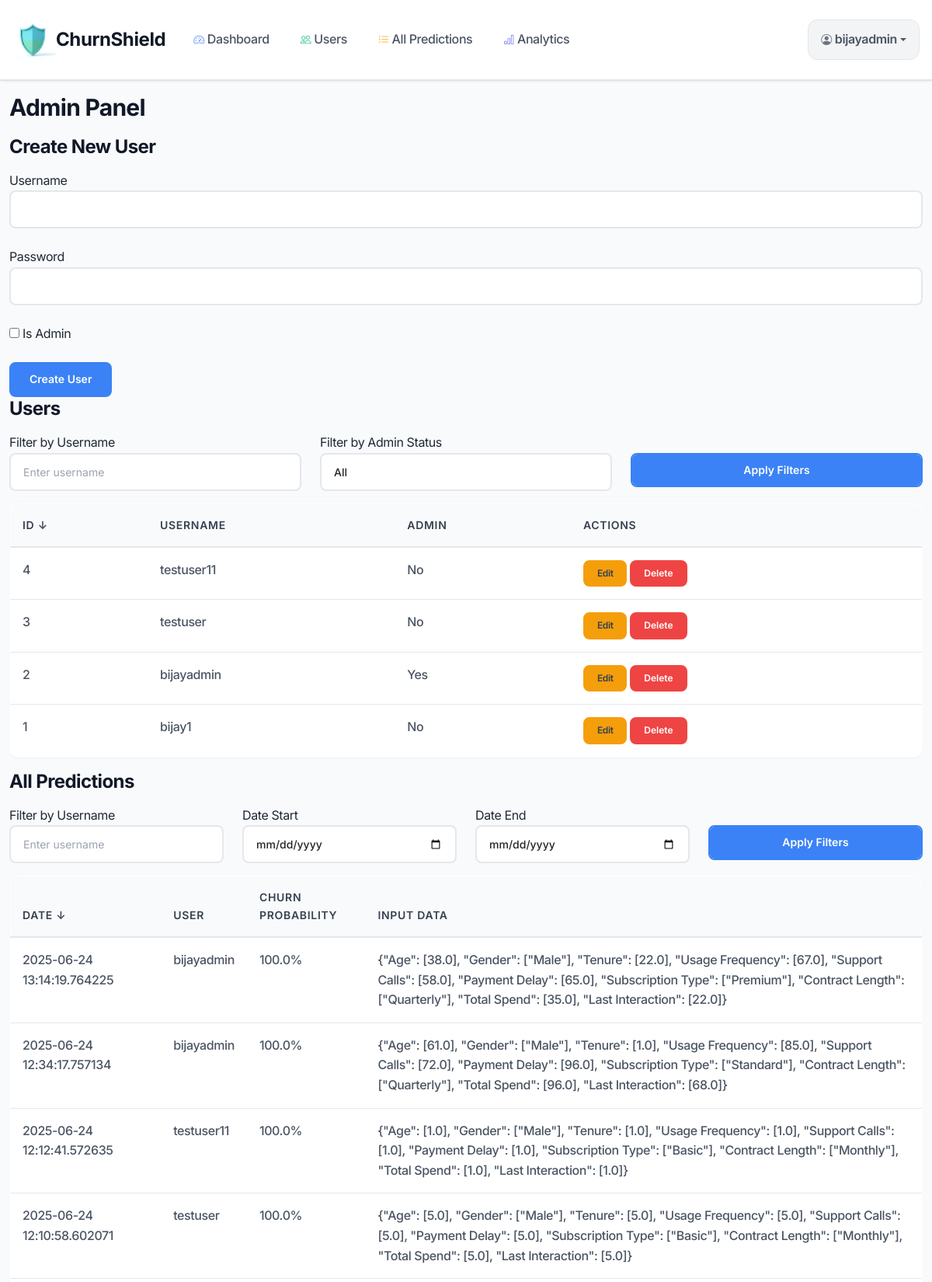
The app's page /admin?user_sort=id&user_order=desc&user_filter=&admin_filter=all&pred_sort=date_submitted&pred_order=desc&pred_user_filter=&pred_date_start=&pred_date_end= (signed in, upper part) with its own data.
### database.py (models this page shows)
class User(db.Model, UserMixin):  # Add UserMixin
    id = db.Column(db.Integer, primary_key=True)
    username = db.Column(db.String(80), unique=True, nullable=False)
    password = db.Column(db.String(120), nullable=False)  # Hashed in app.py
    is_admin = db.Column(db.Boolean, default=False)
    predictions = db.relationship('Prediction', backref='user', lazy=True)

class Prediction(db.Model):
    id = db.Column(db.Integer, primary_key=True)
    user_id = db.Column(db.Integer, db.ForeignKey('user.id'), nullable=False)
    prediction = db.Column(db.Float, nullable=False)  # Probability between 0 and 1
    date_submitted = db.Column(db.DateTime, nullable=False)
    input_data = db.Column(db.String(500), nullable=False)  # Store input as JSON
    retention_strategy = db.Column(db.String(500), nullable=True)  # New column

### app.py (the view, shortened to what this page needs)
@app.route('/admin', methods=['GET', 'POST'])
@login_required
def admin():
    if not current_user.is_admin:
        flash('Admin access only!')
        return redirect(url_for('dashboard'))
    user_sort = request.args.get('user_sort', 'id')
    user_order = request.args.get('user_order', 'asc')
    user_filter = request.args.get('user_filter', '')
    admin_filter = request.args.get('admin_filter', 'all')
    pred_sort = request.args.get('pred_sort', 'date_submitted')
    pred_order = request.args.get('pred_order', 'desc')
    pred_user_filter = request.args.get('pred_user_filter', '')
    pred_date_start = request.args.get('pred_date_start', '')
    pred_date_end = request.args.get('pred_date_end', '')
    users_query = User.query
    if user_filter:
        users_query = users_query.filter(User.username.ilike(f'%{user_filter}%'))
    if admin_filter != 'all':
        users_query = users_query.filter(User.is_admin == (admin_filter == 'yes'))
    if user_sort == 'id':
        users = users_query.order_by(asc(User.id) if user_order == 'asc' else desc(User.id)).all()
    elif user_sort == 'username':
        users = users_query.order_by(asc(User.username) if user_order == 'asc' else desc(User.username)).all()
    elif user_sort == 'is_admin':
        users = users_query.order_by(asc(User.is_admin) if user_order == 'asc' else desc(User.is_admin)).all()
    else:
        users = users_query.order_by(asc(User.id)).all()
    preds_query = Prediction.query
    if pred_user_filter:
        preds_query = preds_query.join(User).filter(User.username.ilike(f'%{pred_user_filter}%'))
    if pred_date_start:
        preds_query = preds_query.filter(Prediction.date_submitted >= pred_date_start)
    if pred_date_end:
        preds_query = preds_query.filter(Prediction.date_submitted <= pred_date_end)
    if pred_sort == 'date_submitted':
        preds = preds_query.order_by(asc(Prediction.date_submitted) if pred_order == 'asc' else desc(Prediction.date_submitted)).all()
    elif pred_sort == 'username':
        preds = preds_query.join(User).order_by(asc(User.username) if pred_order == 'asc' else desc(User.username)).all()
    elif pred_sort == 'prediction':
        preds = preds_query.order_by(asc(Prediction.prediction) if pred_order == 'asc' else desc(Prediction.prediction)).all()
    else:
        preds = preds_query.order_by(desc(Prediction.date_submitted)).all()
    return render_template('admin.html', users=users, predictions=preds,
                          user_sort=user_sort, user_order=user_order, user_filter=user_filter, admin_filter=admin_filter,
                          pred_sort=pred_sort, pred_order=pred_order, pred_user_filter=pred_user_filter,
                          pred_date_start=pred_date_start, pred_date_end=pred_date_end)

### templates/admin.html (shortened to what this page needs)
{% extends "base.html" %}
{% block content %}
<h2>Admin Panel</h2>
<h3>Create New User</h3>
<form method="POST" action="{{ url_for('admin') }}">
    <div class="form-group">
        <label>Username</label>
        <input type="text" name="create_username" class="form-control" required>
    </div>
    <div class="form-group">
        <label>Password</label>
        <input type="password" name="create_password" class="form-control" required>
    </div>
    <div class="form-group">
        <label><input type="checkbox" name="create_is_admin"> Is Admin</label>
    </div>
    <button type="submit" class="btn btn-primary">Create User</button>
</form>
<h3>Users</h3>
<form method="GET" action="{{ url_for('admin') }}" class="mb-3">
    <div class="row">
        <div class="col-md-4">
            <label>Filter by Username</label>
            <input type="text" name="user_filter" class="form-control" value="{{ user_filter }}" placeholder="Enter username">
        </div>
        <div class="col-md-4">
            <label>Filter by Admin Status</label>
            <select name="admin_filter" class="form-control">
                <option value="all" {% if admin_filter == 'all' %}selected{% endif %}>All</option>
            </select>
        </div>
        <div class="col-md-4">
            <label>&nbsp;</label>
            <button type="submit" class="btn btn-primary form-control">Apply Filters</button>
        </div>
    </div>
</form>
<table class="table">
    <thead>
        <tr>
            <th>
                <a href="{{ url_for('admin', user_sort='id', user_order='desc' if user_sort == 'id' and user_order == 'asc' else 'asc', user_filter=user_filter, admin_filter=admin_filter, pred_sort=pred_sort, pred_order=pred_order, pred_user_filter=pred_user_filter, pred_date_start=pred_date_start, pred_date_end=pred_date_end) }}">
                    ID {% if user_sort == 'id' %}{% if user_order == 'asc' %}↑{% else %}↓{% endif %}{% endif %}
                </a>
            </th>
            <th>
                <a href="{{ url_for('admin', user_sort='username', user_order='desc' if user_sort == 'username' and user_order == 'asc' else 'asc', user_filter=user_filter, admin_filter=admin_filter, pred_sort=pred_sort, pred_order=pred_order, pred_user_filter=pred_user_filter, pred_date_start=pred_date_start, pred_date_end=pred_date_end) }}">
                    Username {% if user_sort == 'username' %}{% if user_order == 'asc' %}↑{% else %}↓{% endif %}{% endif %}
                </a>
            </th>
            <th>
                <a href="{{ url_for('admin', user_sort='is_admin', user_order='desc' if user_sort == 'is_admin' and user_order == 'asc' else 'asc', user_filter=user_filter, admin_filter=admin_filter, pred_sort=pred_sort, pred_order=pred_order, pred_user_filter=pred_user_filter, pred_date_start=pred_date_start, pred_date_end=pred_date_end) }}">
                    Admin {% if user_sort == 'is_admin' %}{% if user_order == 'asc' %}↑{% else %}↓{% endif %}{% endif %}
                </a>
            </th>
            <th>Actions</th>
        </tr>
    </thead>
    <tbody>
        {% for user in users %}
            <tr>
                <td>{{ user.id }}</td>
                <td>{{ user.username }}</td>
                <td>{{ 'Yes' if user.is_admin else 'No' }}</td>
                <td>
                    <a href="{{ url_for('edit_user', user_id=user.id) }}" class="btn btn-warning btn-sm">Edit</a>
                    <form action="{{ url_for('delete_user', user_id=user.id) }}" method="POST" style="display:inline;">
                        <button type="submit" class="btn btn-danger btn-sm" onclick="return confirm('Are you sure you want to delete {{ user.username }}?');">Delete</button>
                    </form>
                </td>
            </tr>
        {% endfor %}
    </tbody>
</table>
<h3>All Predictions</h3>
<form method="GET" action="{{ url_for('admin') }}" class="mb-3">
    <div class="row">
        <div class="col-md-3">
            <label>Filter by Username</label>
            <input type="text" name="pred_user_filter" class="form-control" value="{{ pred_user_filter }}" placeholder="Enter username">
        </div>
        <div class="col-md-3">
            <label>Date Start</label>
            <input type="date" name="pred_date_start" class="form-control" value="{{ pred_date_start }}">
        </div>
        <div class="col-md-3">
            <label>Date End</label>
            <input type="date" name="pred_date_end" class="form-control" value="{{ pred_date_end }}">
        </div>
        <div class="col-md-3">
            <label>&nbsp;</label>
            <button type="submit" class="btn btn-primary form-control">Apply Filters</button>
        </div>
    </div>
</form>
<table class="table">
    <thead>
        <tr>
            <th>
                <a href="{{ url_for('admin', pred_sort='date_submitted', pred_order='desc' if pred_sort == 'date_submitted' and pred_order == 'asc' else 'asc', user_sort=user_sort, user_order=user_order, user_filter=user_filter, admin_filter=admin_filter, pred_user_filter=pred_user_filter, pred_date_start=pred_date_start, pred_date_end=pred_date_end) }}">
                    Date {% if pred_sort == 'date_submitted' %}{% if pred_order == 'asc' %}↑{% else %}↓{% endif %}{% endif %}
                </a>
            </th>
            <th>
                <a href="{{ url_for('admin', pred_sort='username', pred_order='desc' if pred_sort == 'username' and pred_order == 'asc' else 'asc', user_sort=user_sort, user_order=user_order, user_filter=user_filter, admin_filter=admin_filter, pred_user_filter=pred_user_filter, pred_date_start=pred_date_start, pred_date_end=pred_date_end) }}">
                    User {% if pred_sort == 'username' %}{% if pred_order == 'asc' %}↑{% else %}↓{% endif %}{% endif %}
                </a>
            </th>
            <th>
                <a href="{{ url_for('admin', pred_sort='prediction', pred_order='desc' if pred_sort == 'prediction' and pred_order == 'asc' else 'asc', user_sort=user_sort, user_order=user_order, user_filter=user_filter, admin_filter=admin_filter, pred_user_filter=pred_user_filter, pred_date_start=pred_date_start, pred_date_end=pred_date_end) }}">
                    Churn Probability {% if pred_sort == 'prediction' %}{% if pred_order == 'asc' %}↑{% else %}↓{% endif %}{% endif %}
                </a>
            </th>
            <th>Input Data</th>
        </tr>
    </thead>
    <tbody>
        {% for pred in predictions %}
            <tr>
                <td>{{ pred.date_submitted }}</td>
                <td>{{ pred.user.username }}</td>
                <td>{{ (pred.prediction * 100)|round(2) }}%</td>
                <td>{{ pred.input_data }}</td>
            </tr>
        {% endfor %}
    </tbody>
</table>
{% endblock %}

### templates/base.html (shortened to what this page needs)
<!DOCTYPE html>
<html lang="en">
<head>
    <link href="https://cdn.jsdelivr.net/npm/bootstrap@5.3.0/dist/css/bootstrap.min.css" rel="stylesheet">
    <link href="https://cdn.jsdelivr.net/npm/bootstrap-icons/font/bootstrap-icons.css" rel="stylesheet">
    <link rel="stylesheet" href="{{ url_for('static', filename='style.css') }}">
</head>
<body>
    <nav class="navbar navbar-expand-lg navbar-light fixed-top">
        <div class="container">
            <a class="navbar-brand" href="{{ url_for('dashboard') }}">
                <img src="../static/logo1.png" alt="logo">
                ChurnShield
            </a>
            <div class="collapse navbar-collapse" id="navbarNav">
                {% if current_user.is_authenticated %}
                    <ul class="navbar-nav me-auto">
                        <li class="nav-item">
                            <a class="nav-link" href="{{ url_for('dashboard') }}">
                                <i class="bi bi-speedometer2 me-1"></i>
                                Dashboard
                            </a>
                        </li>
                        {% if current_user.is_admin %}
                            <li class="nav-item">
                                <a class="nav-link" href="{{ url_for('admin_user') }}">
                                    <i class="bi bi-people me-1"></i>
                                    Users
                                </a>
                            </li>
                            <li class="nav-item">
                                <a class="nav-link" href="{{ url_for('predictions_user') }}">
                                    <i class="bi bi-list-ul me-1"></i>
                                    All Predictions
                                </a>
                            </li>
                            <li class="nav-item">
                                <a class="nav-link" href="{{ url_for('eda_dashboard') }}">
                                    <i class="bi bi-bar-chart me-1"></i>
                                    Analytics
                                </a>
                            </li>
                        {% endif %}
                    </ul>
                    <div class="navbar-nav">
                        <div class="nav-item dropdown">
                            <a class="nav-link dropdown-toggle user-dropdown" href="#" id="userDropdown" role="button" data-bs-toggle="dropdown">
                                <i class="bi bi-person-circle me-1"></i>
                                {{ current_user.username }}
                            </a>
                        </div>
                    </div>
                {% endif %}
            </div>
        </div>
    </nav>
    <main class="main-content">
        <div class="container">
            {% block content %}{% endblock %}
        </div>
    </main>
</body>
</html>

### records on screen
User: username "bijayadmin", id "2", is_admin "Yes"
User: id "4", username "testuser11", is_admin "No"
User: id "3", username "testuser", is_admin "No"
User: id "1", username "bijay1", is_admin "No"
Prediction: date_submitted "2025-06-24 13:14:19.764225", user.username "bijayadmin", (pred.prediction*100)|round(2) "100.0", input_data "{\"Age\": [38.0], \"Gender\": [\"Male\"], \"Tenure\": [22.0], \"Usage Frequency\": [67.0], \"Support Calls\": [58.0], \"Payment Delay\": [65.0], \"Subscription Type\": [\"Premium\"], \"Contract Length\": [\"Quarterly\"], \"Total Spend\": [35.0], \"Last Interaction\": [22.0]}"
Prediction: date_submitted "2025-06-24 12:34:17.757134", user.username "bijayadmin", (pred.prediction*100)|round(2) "100.0", input_data "{\"Age\": [61.0], \"Gender\": [\"Male\"], \"Tenure\": [1.0], \"Usage Frequency\": [85.0], \"Support Calls\": [72.0], \"Payment Delay\": [96.0], \"Subscription Type\": [\"Standard\"], \"Contract Length\": [\"Quarterly\"], \"Total Spend\": [96.0], \"Last Interaction\": [68.0]}"
Prediction: date_submitted "2025-06-24 12:12:41.572635", user.username "testuser11", (pred.prediction*100)|round(2) "100.0", input_data "{\"Age\": [1.0], \"Gender\": [\"Male\"], \"Tenure\": [1.0], \"Usage Frequency\": [1.0], \"Support Calls\": [1.0], \"Payment Delay\": [1.0], \"Subscription Type\": [\"Basic\"], \"Contract Length\": [\"Monthly\"], \"Total Spend\": [1.0], \"Last Interaction\": [1.0]}"
Prediction: date_submitted "2025-06-24 12:10:58.602071", user.username "testuser", (pred.prediction*100)|round(2) "100.0", input_data "{\"Age\": [5.0], \"Gender\": [\"Male\"], \"Tenure\": [5.0], \"Usage Frequency\": [5.0], \"Support Calls\": [5.0], \"Payment Delay\": [5.0], \"Subscription Type\": [\"Basic\"], \"Contract Length\": [\"Monthly\"], \"Total Spend\": [5.0], \"Last Interaction\": [5.0]}"
